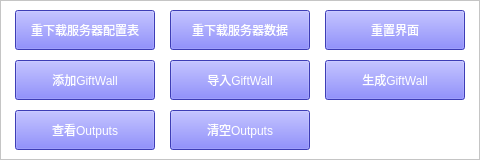
<?xml version="1.0" encoding="UTF-8"?>
<ui version="4.0">
 <class>Form</class>
 <widget class="QWidget" name="Form">
  <property name="geometry">
   <rect>
    <x>0</x>
    <y>0</y>
    <width>480</width>
    <height>160</height>
   </rect>
  </property>
  <property name="maximumSize">
   <size>
    <width>16777215</width>
    <height>160</height>
   </size>
  </property>
  <property name="windowTitle">
   <string>Form</string>
  </property>
  <property name="styleSheet">
   <string notr="true"/>
  </property>
  <widget class="QFrame" name="frame">
   <property name="geometry">
    <rect>
     <x>0</x>
     <y>0</y>
     <width>480</width>
     <height>160</height>
    </rect>
   </property>
   <property name="styleSheet">
    <string notr="true">background-color: rgb(255, 255, 255);</string>
   </property>
   <property name="frameShape">
    <enum>QFrame::StyledPanel</enum>
   </property>
   <property name="frameShadow">
    <enum>QFrame::Raised</enum>
   </property>
   <widget class="QPushButton" name="reset_ui">
    <property name="geometry">
     <rect>
      <x>325</x>
      <y>10</y>
      <width>140</width>
      <height>40</height>
     </rect>
    </property>
    <property name="styleSheet">
     <string notr="true">background-color: rgb(85, 85, 255);
color: rgb(255, 255, 255);
font: 10pt &quot;微软雅黑&quot;;</string>
    </property>
    <property name="text">
     <string>重置界面</string>
    </property>
   </widget>
   <widget class="QPushButton" name="create_gift_wall_file">
    <property name="geometry">
     <rect>
      <x>325</x>
      <y>60</y>
      <width>140</width>
      <height>40</height>
     </rect>
    </property>
    <property name="styleSheet">
     <string notr="true">background-color: rgb(85, 85, 255);
color: rgb(255, 255, 255);
font: 10pt &quot;微软雅黑&quot;;</string>
    </property>
    <property name="text">
     <string>生成GiftWall</string>
    </property>
   </widget>
   <widget class="QPushButton" name="reload_data_config">
    <property name="geometry">
     <rect>
      <x>15</x>
      <y>10</y>
      <width>140</width>
      <height>40</height>
     </rect>
    </property>
    <property name="styleSheet">
     <string notr="true">background-color: rgb(85, 85, 255);
color: rgb(255, 255, 255);
font: 10pt &quot;微软雅黑&quot;;</string>
    </property>
    <property name="text">
     <string>重下载服务器配置表</string>
    </property>
   </widget>
   <widget class="QPushButton" name="reload_data">
    <property name="geometry">
     <rect>
      <x>170</x>
      <y>10</y>
      <width>140</width>
      <height>40</height>
     </rect>
    </property>
    <property name="styleSheet">
     <string notr="true">background-color: rgb(85, 85, 255);
color: rgb(255, 255, 255);
font: 10pt &quot;微软雅黑&quot;;</string>
    </property>
    <property name="text">
     <string>重下载服务器数据</string>
    </property>
   </widget>
   <widget class="QPushButton" name="clear_outputs">
    <property name="geometry">
     <rect>
      <x>170</x>
      <y>110</y>
      <width>140</width>
      <height>40</height>
     </rect>
    </property>
    <property name="styleSheet">
     <string notr="true">background-color: rgb(85, 85, 255);
color: rgb(255, 255, 255);
font: 10pt &quot;微软雅黑&quot;;</string>
    </property>
    <property name="text">
     <string>清空Outputs</string>
    </property>
   </widget>
   <widget class="QPushButton" name="add_gift_wall">
    <property name="geometry">
     <rect>
      <x>15</x>
      <y>60</y>
      <width>140</width>
      <height>40</height>
     </rect>
    </property>
    <property name="styleSheet">
     <string notr="true">background-color: rgb(85, 85, 255);
color: rgb(255, 255, 255);
font: 10pt &quot;微软雅黑&quot;;</string>
    </property>
    <property name="text">
     <string>添加GiftWall</string>
    </property>
   </widget>
   <widget class="QPushButton" name="open_outputs">
    <property name="geometry">
     <rect>
      <x>15</x>
      <y>110</y>
      <width>140</width>
      <height>40</height>
     </rect>
    </property>
    <property name="styleSheet">
     <string notr="true">background-color: rgb(85, 85, 255);
color: rgb(255, 255, 255);
font: 10pt &quot;微软雅黑&quot;;</string>
    </property>
    <property name="text">
     <string>查看Outputs</string>
    </property>
   </widget>
   <widget class="QPushButton" name="import_gift_wall">
    <property name="geometry">
     <rect>
      <x>170</x>
      <y>60</y>
      <width>140</width>
      <height>40</height>
     </rect>
    </property>
    <property name="styleSheet">
     <string notr="true">background-color: rgb(85, 85, 255);
color: rgb(255, 255, 255);
font: 10pt &quot;微软雅黑&quot;;</string>
    </property>
    <property name="text">
     <string>导入GiftWall</string>
    </property>
   </widget>
  </widget>
 </widget>
 <resources/>
 <connections/>
</ui>
